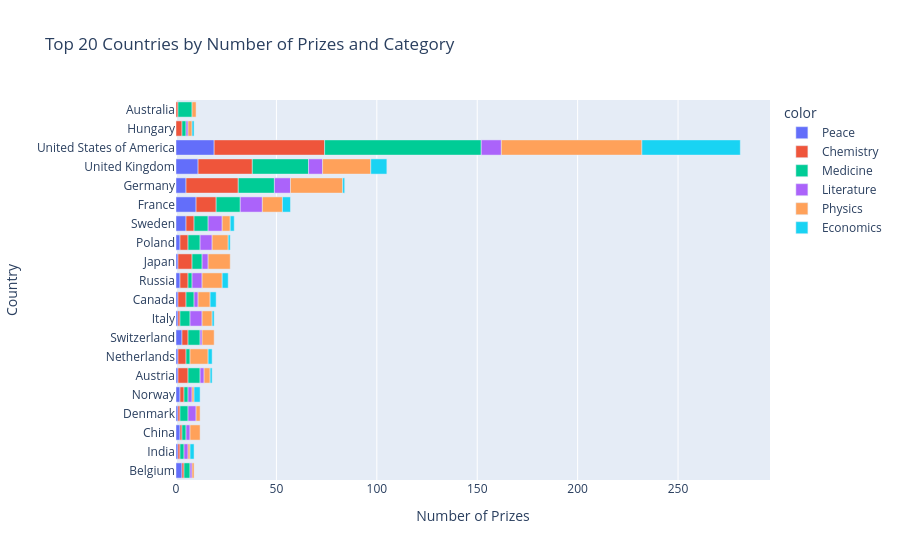

Notebook code for this chart:
### Code cell
cat_cntry_bar = px.bar(x=merged_df.cat_prize,
                       y=merged_df.birth_country_current,
                       color=merged_df.category,
                       orientation='h',
                       title='Top 20 Countries by Number of Prizes and Category')
 
cat_cntry_bar.update_layout(xaxis_title='Number of Prizes', 
                            yaxis_title='Country')
cat_cntry_bar.show()

### Figure 1 — Plotly figure (JSON) as saved in the notebook; plotly's stock layout.template omitted (floating-point values rounded to 4 significant figures)
{"data": [{"hovertemplate": "color=Peace<br>x=%{x}<br>y=%{y}<extra></extra>", "legendgroup": "Peace", "marker": {"color": "#636efa", "pattern": {"shape": ""}}, "name": "Peace", "orientation": "h", "showlegend": true, "textposition": "auto", "type": "bar", "x": [3, 1, 2, 1, 2, 1, 1, 3, 1, 1, 2, 1, 2, 5, 10, 5, 11, 19], "xaxis": "x", "y": ["Belgium", "India", "China", "Denmark", "Norway", "Austria", "Netherlands", "Switzerland", "Italy", "Canada", "Russia", "Japan", "Poland", "Sweden", "France", "Germany", "United Kingdom", "United States of America"], "yaxis": "y"}, {"hovertemplate": "color=Chemistry<br>x=%{x}<br>y=%{y}<extra></extra>", "legendgroup": "Chemistry", "marker": {"color": "#EF553B", "pattern": {"shape": ""}}, "name": "Chemistry", "orientation": "h", "showlegend": true, "textposition": "auto", "type": "bar", "x": [3, 1, 1, 1, 2, 1, 1, 4, 5, 3, 1, 4, 4, 7, 4, 4, 10, 26, 27, 55], "xaxis": "x", "y": ["Hungary", "India", "Belgium", "Australia", "Norway", "China", "Denmark", "Netherlands", "Austria", "Switzerland", "Italy", "Canada", "Russia", "Japan", "Poland", "Sweden", "France", "Germany", "United Kingdom", "United States of America"], "yaxis": "y"}, {"hovertemplate": "color=Medicine<br>x=%{x}<br>y=%{y}<extra></extra>", "legendgroup": "Medicine", "marker": {"color": "#00cc96", "pattern": {"shape": ""}}, "name": "Medicine", "orientation": "h", "showlegend": true, "textposition": "auto", "type": "bar", "x": [3, 2, 2, 7, 2, 4, 2, 2, 6, 5, 6, 4, 2, 5, 6, 7, 12, 18, 28, 78], "xaxis": "x", "y": ["Belgium", "Hungary", "India", "Australia", "China", "Denmark", "Norway", "Netherlands", "Austria", "Italy", "Switzerland", "Canada", "Russia", "Japan", "Poland", "Sweden", "France", "Germany", "United Kingdom", "United States of America"], "yaxis": "y"}, {"hovertemplate": "color=Literature<br>x=%{x}<br>y=%{y}<extra></extra>", "legendgroup": "Literature", "marker": {"color": "#ab63fa", "pattern": {"shape": ""}}, "name": "Literature", "orientation": "h", "showlegend": true, "textposition": "auto", "type": "bar", "x": [1, 1, 2, 4, 2, 2, 2, 6, 1, 2, 5, 6, 3, 7, 11, 8, 7, 10], "xaxis": "x", "y": ["Hungary", "Belgium", "India", "Denmark", "China", "Norway", "Austria", "Italy", "Switzerland", "Canada", "Russia", "Poland", "Japan", "Sweden", "France", "Germany", "United Kingdom", "United States of America"], "yaxis": "y"}, {"hovertemplate": "color=Physics<br>x=%{x}<br>y=%{y}<extra></extra>", "legendgroup": "Physics", "marker": {"color": "#FFA15A", "pattern": {"shape": ""}}, "name": "Physics", "orientation": "h", "showlegend": true, "textposition": "auto", "type": "bar", "x": [1, 1, 2, 2, 5, 2, 1, 9, 3, 5, 6, 6, 10, 11, 8, 4, 10, 26, 24, 70], "xaxis": "x", "y": ["India", "Belgium", "Hungary", "Australia", "China", "Denmark", "Norway", "Netherlands", "Austria", "Italy", "Switzerland", "Canada", "Russia", "Japan", "Poland", "Sweden", "France", "Germany", "United Kingdom", "United States of America"], "yaxis": "y"}, {"hovertemplate": "color=Economics<br>x=%{x}<br>y=%{y}<extra></extra>", "legendgroup": "Economics", "marker": {"color": "#19d3f3", "pattern": {"shape": ""}}, "name": "Economics", "orientation": "h", "showlegend": true, "textposition": "auto", "type": "bar", "x": [1, 2, 3, 2, 1, 1, 3, 3, 1, 2, 4, 1, 8, 49], "xaxis": "x", "y": ["Hungary", "India", "Norway", "Netherlands", "Austria", "Italy", "Canada", "Russia", "Poland", "Sweden", "France", "Germany", "United Kingdom", "United States of America"], "yaxis": "y"}], "layout": {"barmode": "relative", "legend": {"title": {"text": "color"}, "tracegroupgap": 0}, "title": {"text": "Top 20 Countries by Number of Prizes and Category"}, "xaxis": {"anchor": "y", "domain": [0, 1], "title": {"text": "Number of Prizes"}}, "yaxis": {"anchor": "x", "domain": [0, 1], "title": {"text": "Country"}}}}
